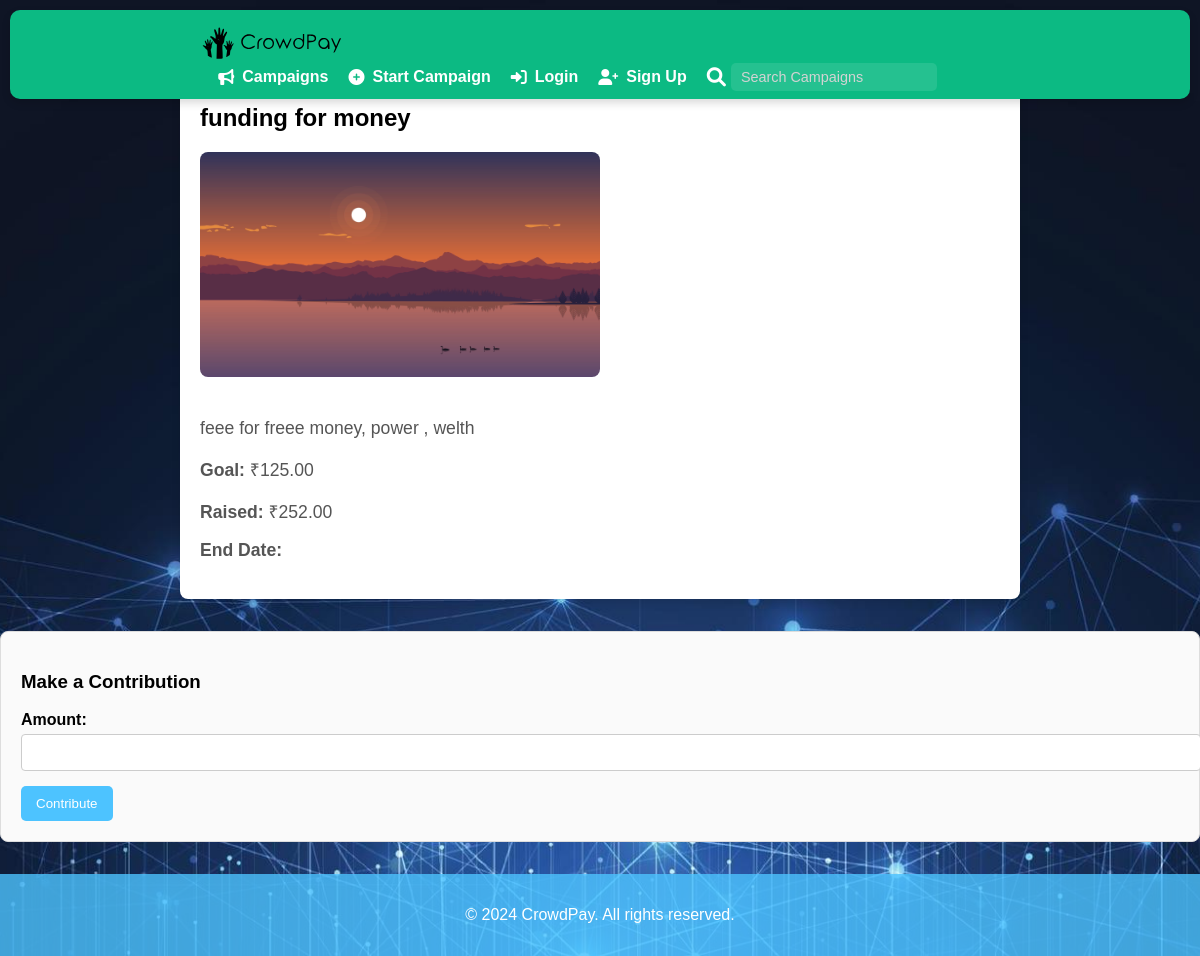
/campaign/1/, run on the app's committed database.
### mainapp/models.py (models this page shows, shortened)
class Campaign(models.Model):
    title = models.CharField(max_length=255)
    description = models.TextField()
    goal = models.DecimalField(max_digits=10, decimal_places=2, help_text="Enter amount in rupees")
    raised_amount = models.DecimalField(max_digits=10, decimal_places=2, default=0)
    image = models.ImageField(upload_to='campaign_images/')
    created_at = models.DateTimeField(auto_now_add=True)
    user = models.ForeignKey(User, on_delete=models.CASCADE)
    approved = models.BooleanField(default=False)  # Admin approval field

### mainapp/views.py (the view)
# urls.py: path('campaign/<int:campaign_id>/', campaign_detail, name='campaign_detail'),
def campaign_detail(request, campaign_id):
    campaign = get_object_or_404(Campaign, id=campaign_id)
    return render(request, 'detailcampaign.html', {'campaign': campaign})

### template/detailcampaign.html (shortened to what this page needs)
{% extends 'base.html' %}
{% load static %}
{% block content %}
<link rel="stylesheet" href="https://cdnjs.cloudflare.com/ajax/libs/font-awesome/6.0.0-beta3/css/all.min.css">
<div class="campaign-detail">
    <h2>{{ campaign.title }}</h2>
    <img src="{{ campaign.image.url }}" alt="{{ campaign.title }}" class="campaign-image">
    <p class="campaign-info">{{ campaign.description }}</p>
    <p class="campaign-info"><strong>Goal:</strong> ₹{{ campaign.goal }}</p>
    <p class="campaign-info"><strong>Raised:</strong> ₹{{ campaign.raised_amount }}</p>
    <p class="campaign-info"><strong>End Date:</strong> {{ campaign.end_date }}</p>
</div>
<div class="contribution-section">
    <h3>Make a Contribution</h3>
    <form method="post" action="{% url 'payment' campaign.id %}">
        <div class="form-group">
            <label for="amount">Amount:</label>
            <input type="number" id="amount" name="amount" min="1" required>
        </div>
        <button type="submit" class="contribute-button">Contribute</button>
    </form>
</div>
{% endblock %}

### static/css/styles.css (style rules this page uses)
body { font-family: 'Montserrat', sans-serif; margin: 0; padding: 0; background-image: url("/static/images/blue.jpg"); background-size: cover; background-position: center; background-repeat: no-repeat; display: flex; flex-direction: column; height: 100%; }

### template/detailcampaign.html (style rules this page uses)
body { background-color: #f4f4f4; font-family: Arial, sans-serif; margin: 0; padding: 0; }
.campaign-detail { max-width: 800px; margin: 2rem auto; background: white; padding: 20px; border-radius: 8px; box-shadow: 0 4px 8px rgba(0, 0, 0, 0.1); }
.campaign-image { width: 50%; border-radius: 8px; margin-bottom: 20px; }
.contribution-section { margin-top: 30px; padding: 20px; border: 1px solid #ddd; border-radius: 8px; background-color: #fafafa; }
.form-group { margin-bottom: 15px; }
label { display: block; margin-bottom: 5px; font-weight: bold; }
input[type="number"] { width: 100%; padding: 10px; border: 1px solid #ccc; border-radius: 4px; }
.contribute-button { background-color: #4dc3ff; color: white; border: none; padding: 10px 15px; border-radius: 5px; cursor: pointer; transition: background-color 0.3s ease; }
.campaign-info { font-size: 1.1em; color: #555; }

### data on the page
Campaign: title "funding for money", image (picture), description "feee for freee money, power , welth", goal "125.00", raised_amount "252.00"
